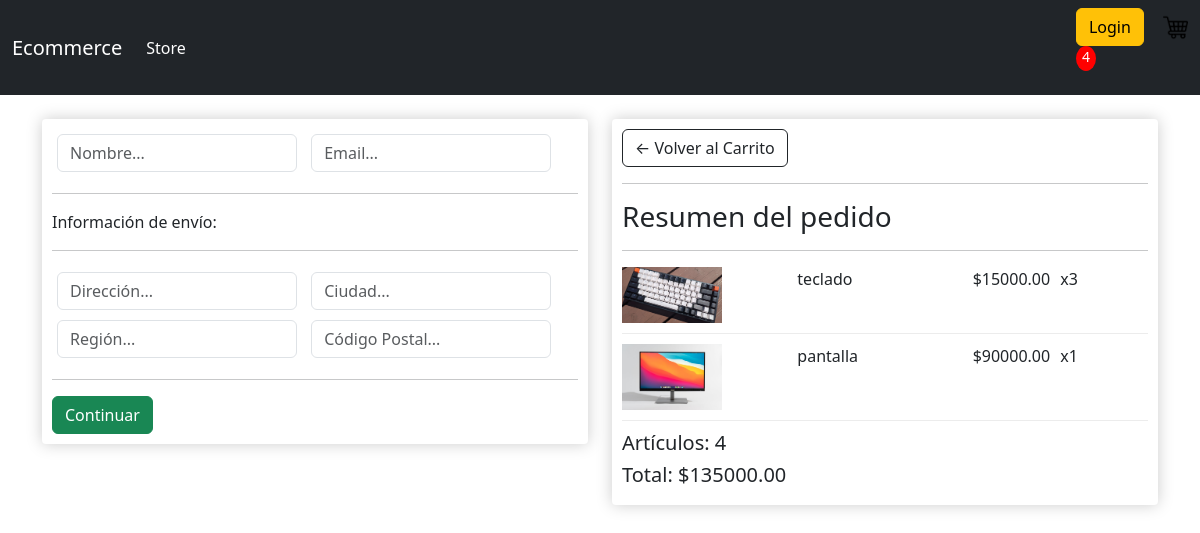
Screenshot of /checkout/ (signed in) with the database file from the repository.
### store/models.py (models this page shows, shortened)
class OrderItem(models.Model):
	product = models.ForeignKey(Product, on_delete=models.SET_NULL, null=True)
	order = models.ForeignKey(Order, on_delete=models.SET_NULL, null=True)
	quantity = models.IntegerField(default=0, null=True, blank=True)
	date_added = models.DateTimeField(auto_now_add=True)
	@property
	def get_total(self):
		total = self.product.price * self.quantity
		return total

class Product(models.Model):
	name = models.CharField(max_length=200)
	price = models.IntegerField()
	digital = models.BooleanField(default=False,null=True, blank=True)
	image = models.ImageField(null=True, blank=True)
	@property
	def imageURL(self):
		try:
			url = self.image.url
		except:
			url = ''
		return url

class Order(models.Model):
	customer = models.ForeignKey(Customer, on_delete=models.SET_NULL, null=True, blank=True)
	date_ordered = models.DateTimeField(auto_now_add=True)
	complete = models.BooleanField(default=False)
	transaction_id = models.CharField(max_length=100, null=True)
	@property
	def shipping(self):
		shipping = False
		orderitems = self.orderitem_set.all()
		for i in orderitems:
			if i.product.digital == False:
				shipping = True
		return shipping
	@property
	def get_cart_total(self):
		orderitems = self.orderitem_set.all()
		total = sum([item.get_total for item in orderitems])
		return total
	@property
	def get_cart_items(self):
		orderitems = self.orderitem_set.all()
		total = sum([item.quantity for item in orderitems])
		return total

### store/views.py (the view)
# urls.py: path('checkout/', views.checkout, name="checkout"),
def checkout(request):
	if request.user.is_authenticated:
		customer = request.user.customer
		order, created = Order.objects.get_or_create(customer=customer, complete=False)
		items = order.orderitem_set.all()
		cartItems = order.get_cart_items
	else:
		items = []
		order = {'get_cart_total':0, 'get_cart_items':0, 'shipping':False}
		cartItems = order['get_cart_items']
	context = {'items':items, 'order':order, 'cartItems':cartItems}
	return render(request, 'store/checkout.html', context)

### store/templates/store/checkout.html (shortened to what this page needs)
{% extends 'store/main.html' %}
{% load static %}
{% block content %}
<div class="row">
	<div class="col-lg-6">
		<div class="box-element" id="form-wrapper">
			<form id="form">
				<div id="user-info">
					<div class="form-field">
						<input required class="form-control" type="text" name="name" placeholder="Nombre...">
					</div>
					<div class="form-field">
						<input required class="form-control" type="email" name="email" placeholder="Email...">
					</div>
				</div>
				<div id="shipping-info">
					<hr>
					<p>Información de envío:</p>
					<hr>
					<div class="form-field">
						<input class="form-control" type="text" name="address" placeholder="Dirección...">
					</div>
					<div class="form-field">
						<input class="form-control" type="text" name="city" placeholder="Ciudad...">
					</div>
					<div class="form-field">
						<input class="form-control" type="text" name="state" placeholder="Región...">
					</div>
					<div class="form-field">
						<input class="form-control" type="text" name="zipcode" placeholder="Código Postal...">
					</div>
				</div>
				<hr>
				<input id="form-button" class="btn btn-success btn-block" type="submit" value="Continuar">
			</form>
		</div>
		<br>
	</div>
	<div class="col-lg-6">
		<div class="box-element">
			<a class="btn btn-outline-dark" href="{% url 'cart' %}">&#x2190; Volver al Carrito</a>
			<hr>
			<h3>Resumen del pedido</h3>
			<hr>
			{% for item in items %}
			<div class="cart-row">
				<div style="flex:2"><img class="row-image" src="{{item.product.imageURL}}"></div>
				<div style="flex:2">
					<p>{{item.product.name}}</p>
				</div>
				<div style="flex:1">
					<p>${{item.product.price|floatformat:2}}</p>
				</div>
				<div style="flex:1">
					<p>x{{item.quantity}}</p>
				</div>
			</div>
			{% endfor %}
			<h5>Artículos: {{order.get_cart_items}}</h5>
			<h5>Total: ${{order.get_cart_total|floatformat:2}}</h5>
		</div>
	</div>
</div>
{% endblock content %}

### static/css/main.css (style rules this page uses)
body { background-color: hsl(0, 0%, 98%); }
h1,h2,h3,h4,h5,h6 { color:hsl(0, 0%, 30%); }
.box-element { box-shadow:hsl(0, 0%, 80%) 0 0 16px; background-color: #fff; border-radius: 4px; padding: 10px; }
.col-lg-4, .col-lg-6, .col-lg-8, .col-lg-12 { margin-top: 10px; }
.btn { border-radius: 0; }
.row-image { width: 100px; }
.form-field { width:250px; display: inline-block; padding: 5px; }
.cart-row { display: flex; align-items: flex-stretch; padding-bottom: 10px; margin-bottom: 10px; border-bottom: 1px solid #ececec; }

### rows the page displays
OrderItem: product.imageURL (picture), product.name "teclado", product.price "15000.00", quantity "3"
OrderItem: product.imageURL (picture), product.name "pantalla", product.price "90000.00", quantity "1"
Order: get_cart_items "4", get_cart_total "135000.00"

### other values shown
{{ cartItems }} "4"
